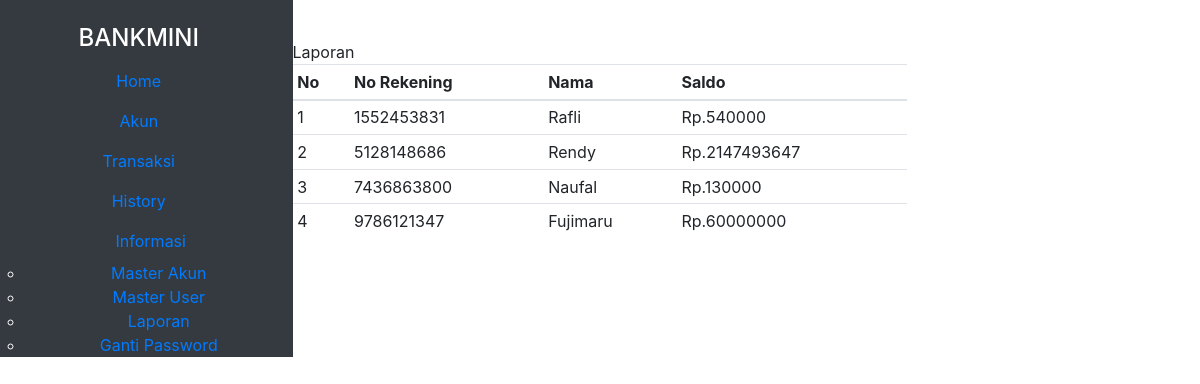
The page /index.php/dashboard/laporan on the database as committed earlier.
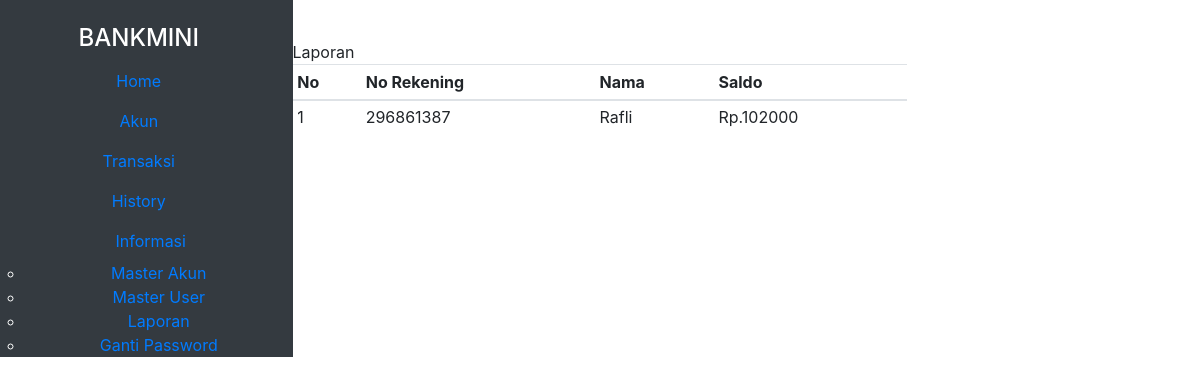
The same page on the database as committed later.
### tables this page shows
CREATE TABLE `akun` (
  `id_akun` char(10) NOT NULL,
  `nama` varchar(20) NOT NULL,
  `alamat` text NOT NULL
);

### application/controllers/Dashboard.php (called while the page is built, shortened)
<?php
class dashboard extends CI_Controller {
    public function __construct(){
        $this->load->helper('url');
        $this->load->helper('date');
        $this->load->library('session');
        $this->load->model('mUser');
        $this->load->model('mTransaksi');
        $this->load->model('mAkun');
    }
    public function laporan()
    {
        $data['laporan'] = $this->mTransaksi->getLaporan();
        $this->load->view('laporan', $data);
    }
}

### index.php (called while the page is built, shortened)
<?php
require_once BASEPATH.'core/CodeIgniter.php';

### application/models/mTransaksi.php (called while the page is built, shortened)
<?php
class mTransaksi extends CI_MODEL{
    public function getLaporan(){
        return $this->db->get('laporan')->result();
    }
}
?>

### application/views/laporan.php (the view)
<?php include "template/header.php" ?>
<div class="body-content">
    <div class="container">
        <div class="row">
            <div class="col-md-8 p-0 m-0">
                <div class="sub">
                    Laporan
                </div>
                <div class="bgtable-L">
                    <table class="table table-sm ">
                        <thead>
                            <tr>
                                <th scope="col">No</th>
                                <th scope="col">No Rekening</th>
                                <th scope="col">Nama</th>
                                <th scope="col">Saldo</th>
                            </tr>
                        </thead>
                        <tbody>
                        <?php $no = 1; foreach($laporan as $row) :?>
                            <tr>
                                <td><?= $no++ ?></td>
                                <td><?= $row->id_akun ?></td>
                                <td><?= $row->nama ?></td>
                                <td>Rp.<?= $row->saldo ?></td>
                            </tr>
                        <?php endforeach;?>
                        </tbody>
                    </table>
                </div>
            </div>
        </div>
    </div>
</div>
<?php include "template/footer.php" ?>

Rows that differ between the two databases and show on the page:
removed akun: id_akun "1552453831", nama "Rafli", saldo "540000"
removed akun: id_akun "5128148686", nama "Rendy", saldo "2147493647"
removed akun: id_akun "7436863800", nama "Naufal", saldo "130000"
removed akun: id_akun "9786121347", nama "Fujimaru", saldo "60000000"
added akun: id_akun "296861387", nama "Rafli", saldo "102000"
